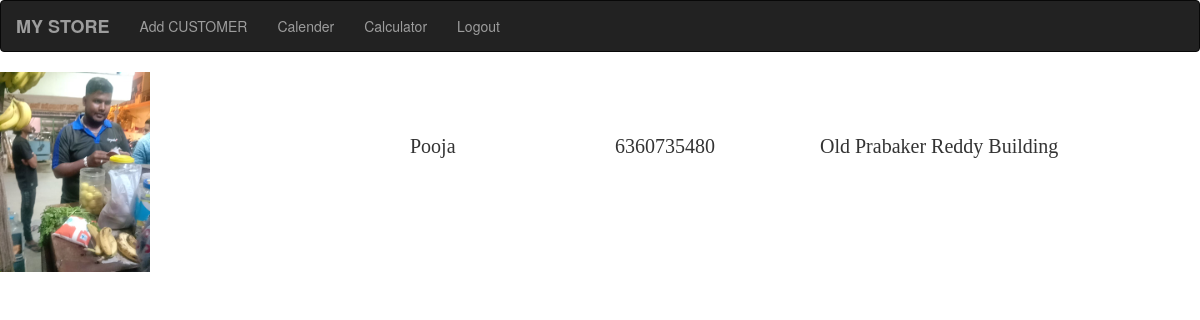
/details/23/, run on the app's committed database.
### mystoree/models.py (models this page shows, shortened)
class Customer(models.Model):
    cname = models.CharField(max_length=50)
    cphoto = models.ImageField(upload_to='images/',default='default_image.jpg')
    cphone = models.CharField(max_length=10)
    caddress = models.CharField(max_length=200)

### mystoree/views.py (the view)
# urls.py: path('details/<int:id>/',views.details ,name='details'),
def details(request,id):
    cus = Customer.objects.get(pk=id)
    return render(request ,'mystoree/details.html',{'cus': cus})

### mystoree/templates/mystoree/details.html
{% extends "mystoree/base.html" %}
{% block content %}
<div class="row">
    <div class="col-md-4"><img src="{{cus.cphoto.url}}" height="200px"></div>
    <div class="col-md-2" style="margin-top: 60px; font-family: cursive; font-size: 20px;">{{cus.cname}}</div>
    <div class="col-md-2" style="margin-top: 60px; font-family: cursive; font-size: 20px;">{{cus.cphone}}</div>
    <div class="col-md-4" style="margin-top: 60px; font-family: cursive; font-size: 20px;">{{cus.caddress}}</div>
</div>
{% endblock%}

### data on the page
Customer: cphoto (picture), cname "Pooja", cphone "6360735480", caddress "Old Prabaker Reddy Building"
